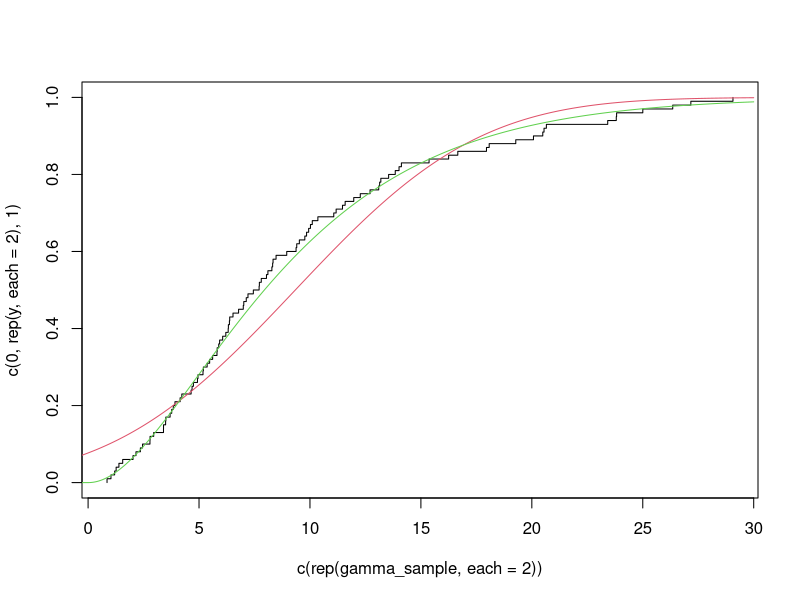
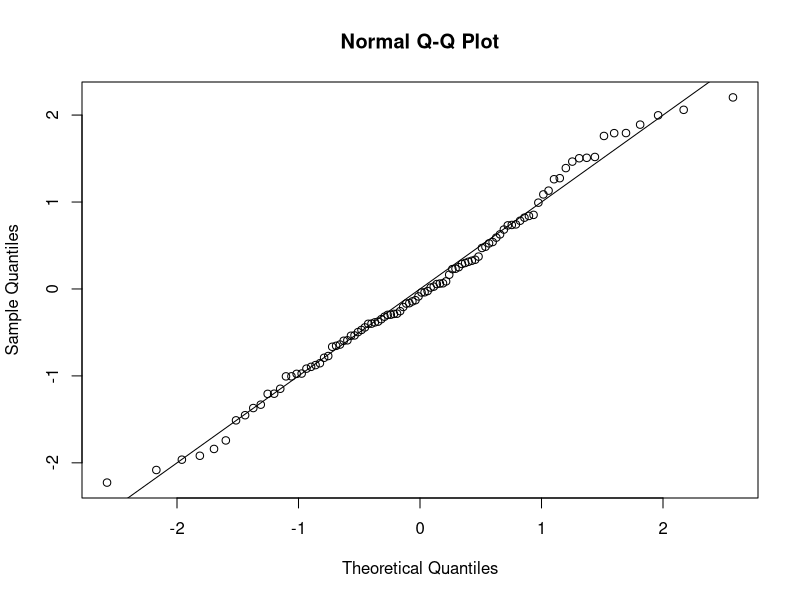

The R script that drew these images, in order:
#Problem 5:
library(fitdistrplus)
set.seed(37)
gamma_sample = rgamma(n = 100,shape = 2,scale = 5)

#a.
fitdistr(x = gamma_sample,densfun = 'gamma')
#Shape = 2.07, Rate = 0.22

#b.
set.seed(373)
ks.test(x = gamma_sample,y = pgamma,shape = 2.07,rate = 0.22)

#c.
fitdistr(x = gamma_sample,densfun = 'normal')
#Mean = 9.34,sd = 6.55

#d.
set.seed(373737)
ks.test(x = gamma_sample,y = pnorm,mean = 9.34,sd = 6.55)

#e.
gamma_sample = sort(gamma_sample)
y = (1:(100-1))/100
par(mfrow=c(1,1))
plot(c(rep(gamma_sample,each=2)),c(0,rep(y,each=2),1),type="l")
lines((-30000:30000)*.001,pnorm((-30000:30000)*.001,mean = 9.34,sd = 6.55),col=2)
lines((-30000:30000)*.001,pgamma((-30000:30000)*.001,shape = 2.07,rate = 0.22),col=3)

#f.
shapiro.test(gamma_sample)

#g.
transformed_gamma = pgamma(gamma_sample,shape = 2.07,rate = 0.22)
twice_transformed_gamma = qnorm(transformed_gamma)
qqnorm(twice_transformed_gamma)
abline(a = 0,b = 1)
shapiro.test(twice_transformed_gamma)

#h.
#pgamma converted to probabilites and then converted to quantlies of normal distribution.
#Hence a sample from gamma dist. has been transformed to normal distribution


#Problem 6:
traffic_sample = c(0,1,1,0,2,2,2,3,1,0,1,1,1,5,0,1,1,4,1,3,0,1,2,3,7,1,1,4,2,4)
obscount = hist(x = traffic_sample,breaks=(c(0:8)-0.5),plot=F)$counts
prob = dpois(0:(length(obscount) - 1),lambda = 1)
chisq.test(obscount,p = prob,rescale.p = T)
